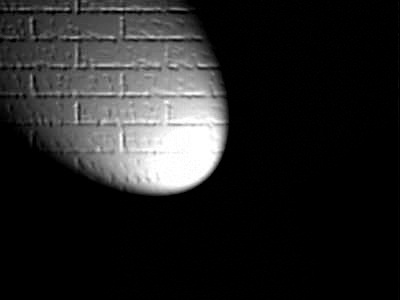
#> input picture Blue - Copy.jpg, 400 x 300 px, given in place of the camera
$ jupyter execute image_manipulation.ipynb   (text cells are left out)
#> lines starting #> are read from the running program, lines starting #| are printed output that depends on the picture; after the words box and inside, x2 and y2 are one past the last pixel; in counts of white or black regions, pixels touching at a corner belong together
[cell 1]
import cv2 as cv
import numpy as np
import matplotlib.pyplot as plt

[cell 2]
cam = cv.VideoCapture(0)

while True:

    _, img = cam.read()
#> img is the input picture: shape (300, 400, 3); min 0, max 255, mean 36.9

    img = cv.flip(img, 1)

    img = cv.rectangle(img,(400,100),(800,600), (255,0,0),3)
    img = cv.rectangle(img,(395,95) ,(805,605), (0,255,0),3)
    img = cv.rectangle(img,(390,90) ,(810,610), (0,0,255),3)
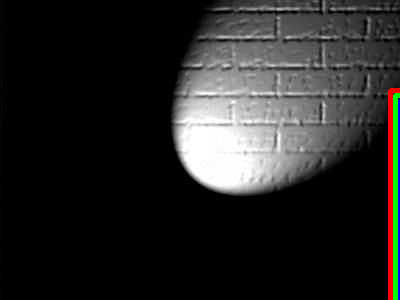
#> img: shape (300, 400, 3); mean B, G, R 37.7, 39.1, 39.2

    cv.imshow("Frame",img)

    key = cv.waitKey(10)
#> (key Esc is pressed here)

    if (key == 27):
        cam.release()
        break

[cell 3]
cam = cv.VideoCapture(0)

while True:

    _, img = cam.read()

    img = cv.flip(img, 1)

    img = cv.circle(img,(640,360), 650, (160,67,93), 200)
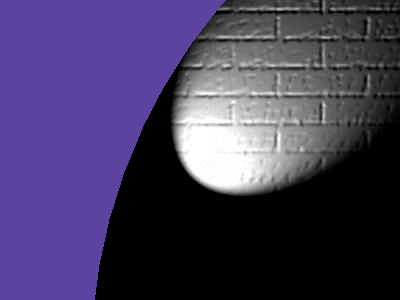
#> img: shape (300, 400, 3); mean B, G, R 93.6, 60.5, 69.8

    cv.imshow("Frame",img)

    key = cv.waitKey(10)
#> (key Esc is pressed here)

    if (key == 27):
        cam.release()
        break

[cell 4]
cam = cv.VideoCapture(0)

while True:

    _, img = cam.read()

    img = cv.flip(img, 1)

    img = cv.putText(img, 'KHUSHI PANDEY',(10,30), cv.FONT_HERSHEY_PLAIN, 2, (160,67,93), 2)
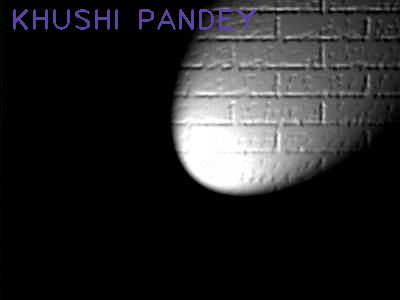
#> img: shape (300, 400, 3); mean B, G, R 38.9, 37.6, 38

    cv.imshow("Frame",img)

    key = cv.waitKey(10)
#> (key Esc is pressed here)

    if (key == 27):
        cam.release()
        break

[cell 5]
import cv2 as cv
import numpy as np
import matplotlib.pyplot as plt

[cell 6]
cam = cv.VideoCapture(0)

while True:

    _, img = cam.read()

    img = cv.flip(img,1)

    edge_1 = cv.Canny(img, 100,200)
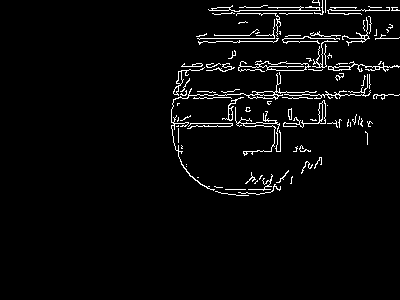
#> edge_1: shape (300, 400); 3.5% white in thin lines or dots, all inside (x1, y1, x2, y2) = (171, 0, 400, 196)
    edge_2 = cv.Canny(img, 150,250)
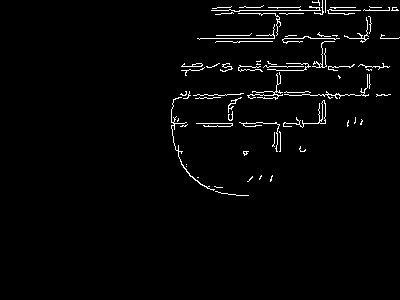
#> edge_2: shape (300, 400); 2.2% white in thin lines or dots, all inside (x1, y1, x2, y2) = (171, 0, 400, 196)

    cv.imshow("Frame", img)
    cv.imshow("Edges-1", edge_1)
    cv.imshow("Edges-2", edge_2)


    if cv.waitKey(10) == 27:
#> (key Esc is pressed here)
        cam.release()
        break

[cell 7]
cam.release()

[cell 8]
import cv2 as cv
import numpy as np
import matplotlib.pyplot as plt

[cell 9]
cam = cv.VideoCapture(0)

while True:

    _, img = cam.read()

    img = cv.flip(img,1)

    blr_1 = cv.blur(img,(2,2))
    blr_2 = cv.blur(img,(4,4))
    blr_3 = cv.blur(img,(8,8))
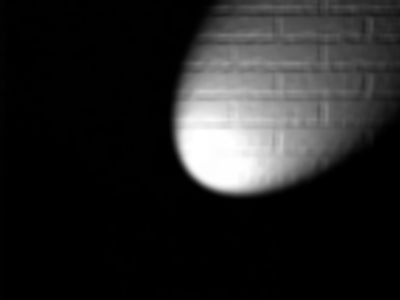
#> blr_3: shape (300, 400, 3); min 0, max 255, mean 37
    blr_4 = cv.blur(img,(16,16))
    blr_5 = cv.blur(img,(32,32))
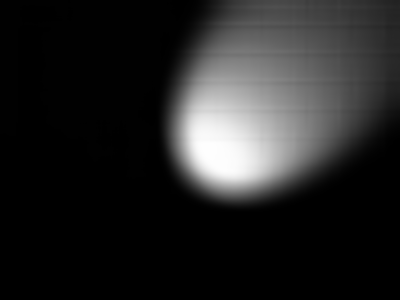
#> blr_5: shape (300, 400, 3); min 0, max 254, mean 36.9


    cv.imshow("Frame", img)
    cv.imshow("Blur-1" , blr_1)
    cv.imshow("Blur-2" , blr_2)
    cv.imshow("Blur-3" , blr_3)
    cv.imshow("Blur-4" , blr_4)
    cv.imshow("Blur-5" , blr_5)

    if cv.waitKey(10) == 27:
#> (key Esc is pressed here)
        cam.release()
        break

[cell 10]
cam.release()

[cell 11]
import cv2 as cv
import numpy as np
import matplotlib.pyplot as plt

[cell 12]
cam = cv.VideoCapture(0)

while True:

    _, img = cam.read()

    img = cv.flip(img,1)                # Original Frame

    blr = cv.blur(img,(5,5))            # Blur on Original Frame
    edg = cv.Canny(img, 0,50)        # Edge Detection on Original Frame
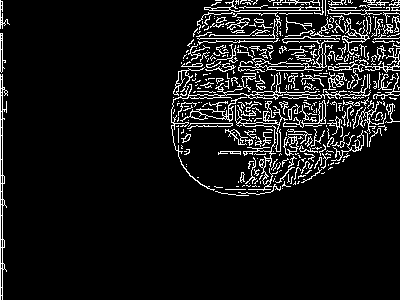
#> edg: shape (300, 400); 8.8% white in thin lines or dots
    fin = cv.Canny(blr, 0,50)        # Edge Detection on Blur Frame
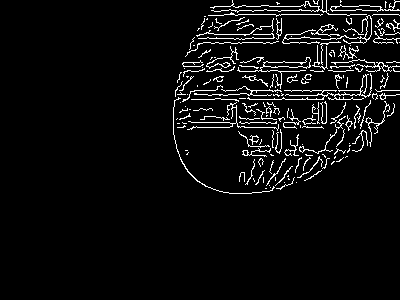
#> fin: shape (300, 400); 5% white in thin lines or dots, all inside (x1, y1, x2, y2) = (173, 0, 400, 194)


    cv.imshow("Original", img)
    cv.imshow("Blur"    , blr)
    cv.imshow("Edges"   , edg)
    cv.imshow("Final"   , fin)

    if cv.waitKey(10) == 27:
#> (key Esc is pressed here)
        cam.release()
        break

[cell 13]
cam.release()

[cell 14]
import cv2 as cv
import numpy as np
import matplotlib.pyplot as plt

[cell 15]
cam = cv.VideoCapture(0)

while True:

    _, img = cam.read()

    img = cv.flip(img,1)

    resized_1 = cv.resize(img, (int(img.shape[1]/2) ,int(img.shape[0]/2)))
    resized_2 = cv.resize(img, (int(img.shape[1]/4) ,int(img.shape[0]/4)))
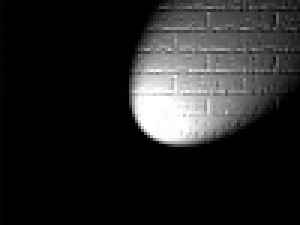
#> resized_2: shape (75, 100, 3) (shown 3 times larger); min 0, max 255, mean 37.2

    cv.imshow("Original", img)
    cv.imshow("Resized-1", resized_1)
    cv.imshow("Resized-2", resized_2)

    if cv.waitKey(10) == 27:
#> (key Esc is pressed here)
        cam.release()
        break

[cell 16]
cam = cv.VideoCapture(0)

while True:

    _, img = cam.read()

    img = cv.flip(img,1)

    resized_1 = cv.resize(img      , (int(img.shape[1]/4) ,int(img.shape[0]/4)))
    resized_2 = cv.resize(resized_1, (int(resized_1.shape[1]*4) ,int(resized_1.shape[0]*4)))
#> resized_2: shape (300, 400, 3)


    cv.imshow("Original", img)
    cv.imshow("Resized-1", resized_1)
    cv.imshow("Upscaled", resized_2)

    if cv.waitKey(10) == 27:
#> (key Esc is pressed here)
        cam.release()
        break

$ run again, on Red.jpg
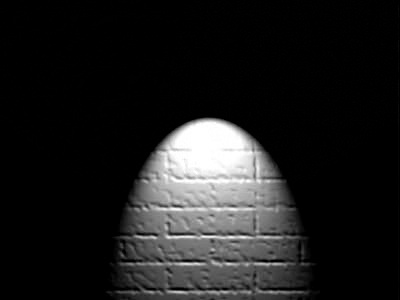
#> input picture Red.jpg, 400 x 300 px, given in place of the camera
#> img is the input picture: shape (300, 400, 3); min 0, max 255, mean 29.5
#> edge_1: shape (300, 400); 3.4% white in thin lines or dots, all inside (x1, y1, x2, y2) = (88, 118, 286, 300)
#> edge_2: shape (300, 400); 2.4% white in thin lines or dots, all inside (x1, y1, x2, y2) = (89, 118, 285, 296)
#> edg: shape (300, 400); 6.4% white in thin lines or dots, all inside (x1, y1, x2, y2) = (80, 118, 294, 300)
#> fin: shape (300, 400); 4.3% white in thin lines or dots, all inside (x1, y1, x2, y2) = (83, 119, 293, 300)
#> `resized_2 = cv.resize(img, (int(img.shape[1]/4) ,int(img.shape[0]/4)))`:
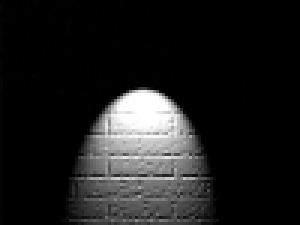
#> resized_2: shape (75, 100, 3) (shown 3 times larger); min 0, max 255, mean 29.3
